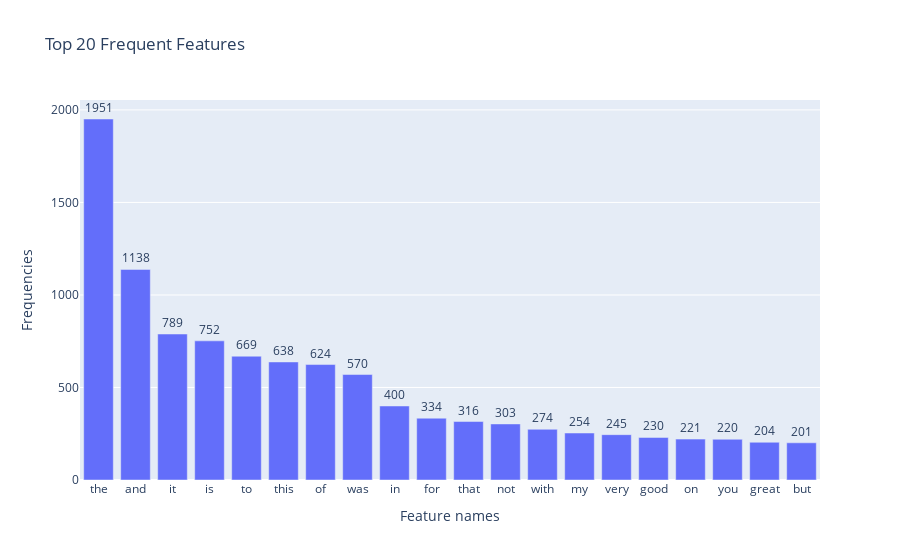

The notebook cell saved with this chart:
### Code cell
# Plot the distribution using top 20 most frequently appearing features.
px_x = count_vect.get_feature_names_out()[idx_list[0:20]]
px_y = term_frequencies[idx_list[0:20]]

fig = px.bar(
             x=px_x, y=px_y, 
             labels = {'x':'Feature names', 'y':'Frequencies'},
             title  = "Top 20 Frequent Features",
             category_orders = px_x)
fig.update_traces(texttemplate=list(px_y), textposition='outside')
fig.show()

### Figure 1 — Plotly figure (JSON) as saved in the notebook; plotly's stock layout.template omitted (floating-point values rounded to 4 significant figures)
{"data": [{"alignmentgroup": "True", "hovertemplate": "Feature names=%{x}<br>Frequencies=%{y}<extra></extra>", "legendgroup": "", "marker": {"color": "#636efa", "pattern": {"shape": ""}}, "name": "", "offsetgroup": "", "orientation": "v", "showlegend": false, "textposition": "outside", "texttemplate": ["1951", "1138", "789", "752", "669", "638", "624", "570", "400", "334", "316", "303", "274", "254", "245", "230", "221", "220", "204", "201"], "type": "bar", "x": ["the", "and", "it", "is", "to", "this", "of", "was", "in", "for", "that", "not", "with", "my", "very", "good", "on", "you", "great", "but"], "xaxis": "x", "y": [1951, 1138, 789, 752, 669, 638, 624, 570, 400, 334, 316, 303, 274, 254, 245, 230, 221, 220, 204, 201], "yaxis": "y"}], "layout": {"barmode": "relative", "legend": {"tracegroupgap": 0}, "title": {"text": "Top 20 Frequent Features"}, "xaxis": {"anchor": "y", "domain": [0, 1], "title": {"text": "Feature names"}}, "yaxis": {"anchor": "x", "domain": [0, 1], "title": {"text": "Frequencies"}}}}
